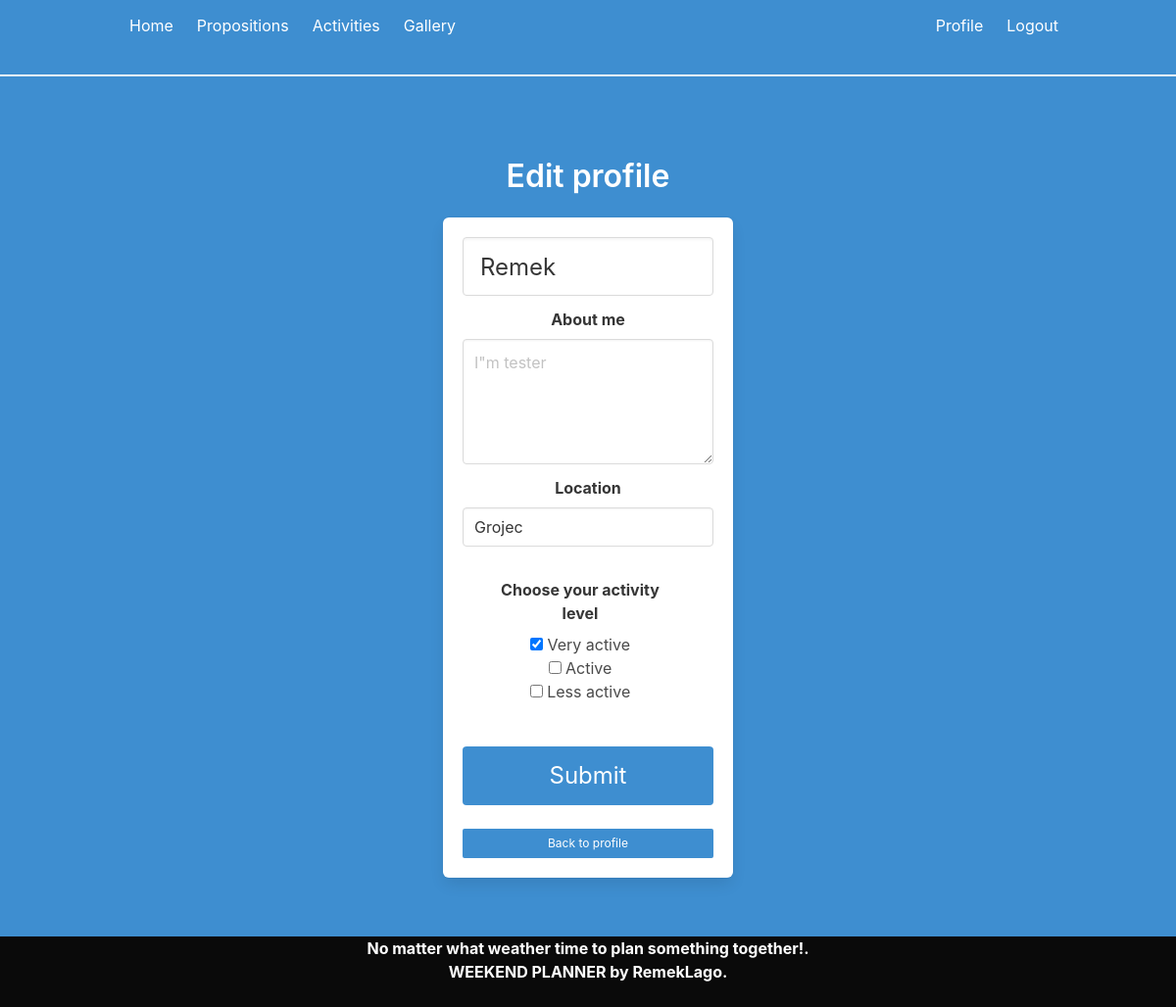
The page /edit_profile (signed in) on the database as committed earlier.
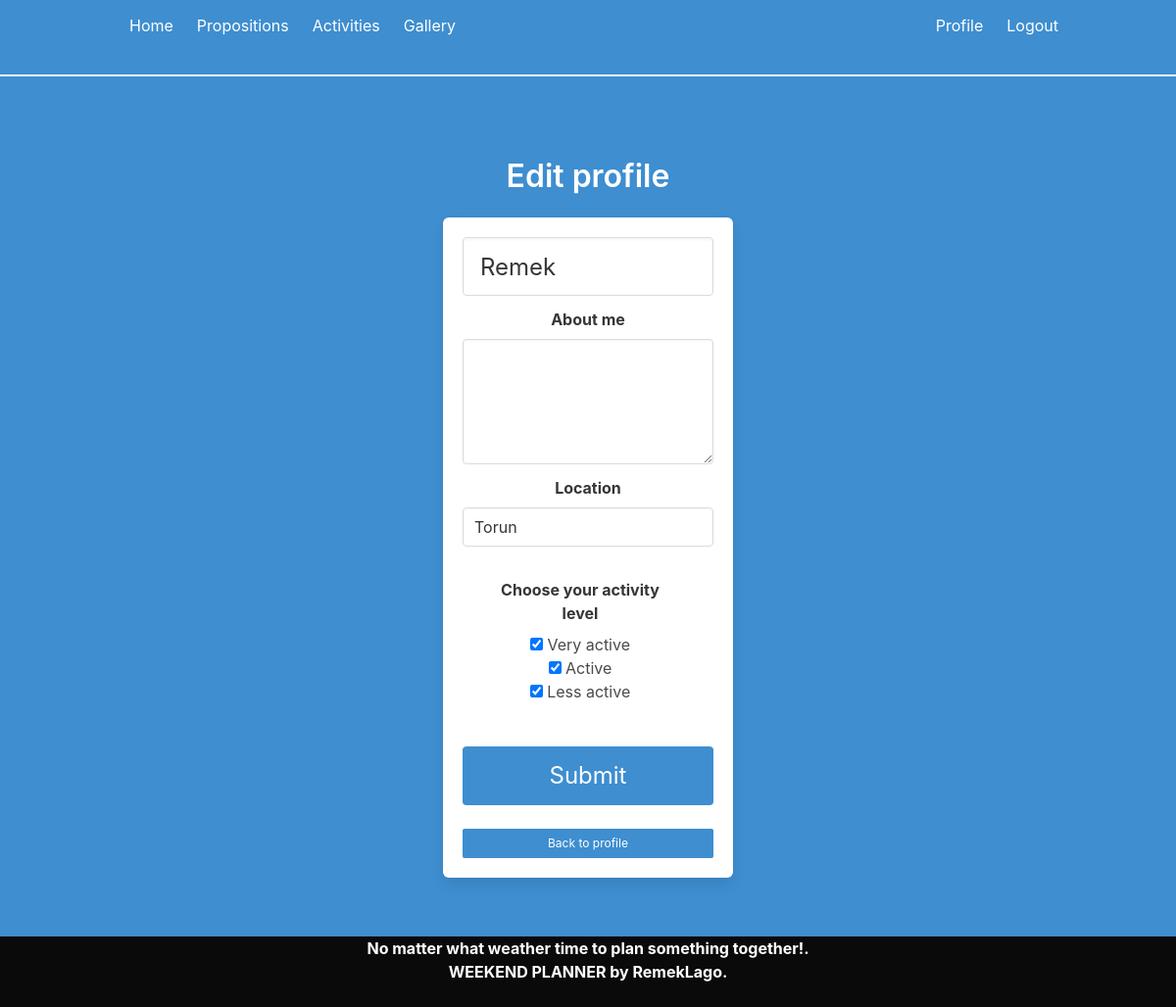
The same page on the database as committed later.
### app/models.py (models this page shows, shortened)
class User(UserMixin, db.Model):
    id = db.Column(db.Integer, primary_key=True)
    username = db.Column(db.String(64), index=True, unique=True)
    email = db.Column(db.String(120), index=True, unique=True)
    password_hash = db.Column(db.String(128))
    about_me = db.Column(db.String(500))
    last_seen = db.Column(db.DateTime, default=datetime.utcnow)
    location = db.Column(db.String(100))
    activity_level1 = db.Column(db.Boolean)
    activity_level2 = db.Column(db.Boolean)
    activity_level3 = db.Column(db.Boolean)

### app/routes.py (the view)
@app.route('/edit_profile', methods=['GET', 'POST'])
@login_required
def edit_profile():
    form = EditProfileForm()
    if form.validate_on_submit():
        current_user.username = form.username.data
        current_user.about_me = form.about_me.data
        current_user.location = form.location.data
        current_user.activity_level1 = form.activity_level1.data
        current_user.activity_level2 = form.activity_level2.data
        current_user.activity_level3 = form.activity_level3.data
        city = CityTable(
        city_name = form.location.data
        )
        if not CityTable.query.filter(CityTable.city_name==city.city_name).all():
            db.session.add(city)
            db.session.commit()
            take_weather_date = weather_one_city_input(city.city_name)
        db.session.commit()
        flash('Your changes have been saved.')
        return redirect(url_for('user', username=current_user.username))
    elif request.method == 'GET':
        form.username.data = current_user.username
        form.about_me.data = current_user.about_me
        form.location.data = current_user.location
        form.activity_level1.data = current_user.activity_level1
        form.activity_level2.data = current_user.activity_level2
        form.activity_level3.data = current_user.activity_level3
    return render_template('edit_profile.html', title='Edit Profile',
        form=form)

### app/forms.py
class EditProfileForm(FlaskForm):
    username = StringField('Username', validators=[DataRequired()])
    about_me = TextAreaField('About me', validators=[Length(min=0, max=500)])
    location = TextAreaField('Location', validators=[Length(min=1, max=100)])
    activity_level1 = BooleanField('activity_lavel1')
    activity_level2 = BooleanField('activity_lavel2')
    activity_level3 = BooleanField('activity_lavel3')
    submit = SubmitField('Submit')

### app/models.py (called while the page is built)
@login.user_loader
def load_user(id):
    return User.query.get(int(id))

### app/routes.py (called while the page is built)
@app.before_request
def before_request():
    if current_user.is_authenticated:
        current_user.last_seen = datetime.utcnow()
        db.session.commit()

### app/templates/edit_profile.html (shortened to what this page needs)
{% extends "base.html" %}
{% block content %}
<div class="column is-4 is-offset-4">
    <h3 class="title">Edit profile</h3>
    <div class="box is-info">
        <form action="" method="post">
            <div class="field">
                <div class="control">
                    <input class="input is-large" type="text" name="username" placeholder="Text input" value="{{ current_user.username }}">
                </div>
            </div>
            <div class="field">
                <label class="label">About me</label>
                <div class="control">
                    <div class="control">
                        <textarea class="textarea" placeholder="{{ current_user.about_me }}" name="about_me" value="{{ current_user.about_me }}"></textarea>
                    </div>
                </div>
            </div>
            <div class="field">
                <label class="label">Location</label>
                <div class="control">
                    <div class="control">
                        <input class="input" type="text" placeholder="{{ current_user.location }}" name="location" value="{{ current_user.location }}">
                    </div>
                </div>
            </div>
            <div class="notification has has-background-white">
                <label class="label">Choose your activity level</label>
                <div class="control">
                    {% if current_user.activity_level1==True %}
                    <p><label class="checkbox">
                            <input type="checkbox" id="activity_level1" name="activity_level1" checked></input>
                            Very active
                        </label></p>
                    {% else %}
                    <p><label class="checkbox">
                            <input type="checkbox" id="activity_level1" name="activity_level1" ></input>
                            Very active
                        </label></p>
                    {% endif %}
                    {% if current_user.activity_level2==True %}
                    <p><label class="checkbox">
                            <input type="checkbox" id="activity_level2" name="activity_level2" checked></input>
                            Active
                        </label></p>
                    {% else %}
                    <p><label class="checkbox">
                            <input type="checkbox" id="activity_level2" name="activity_level2"></input>
                            Active
                        </label></p>
                    {% endif %}
                    {% if current_user.activity_level3==True %}
                    <p><label class="checkbox">
                            <input type="checkbox" id="activity_level3" name="activity_level3" checked></input>
                            Less active
                        </label></p>
                        {% else %}
                    <p><label class="checkbox">
                            <input type="checkbox" id="activity_level3" name="activity_level3"></input>
                            Less active
                        </label></p>
                    {% endif %}
                </div>
            </div>
            <button class="button is-block is-info is-large is-fullwidth">Submit
            </button>
        </form>
        <br>
        <a href="{{ url_for('user', username=current_user.username) }}">
            <button class="button is-block is-info is-small is-fullwidth">Back to profile</button>
        </a>
    </div>
</div>
{% endblock %}

Rows that differ between the two databases and show on the page:
changed User "Remek": about_me "I\"m tester" → (not shown); location "Grojec" → "Torun"; activity_level2 False → True (drawn); activity_level3 False → True (drawn)
Other text that changed with them:
form field activity_level2: (not shown) → "☑"
form field activity_level3: (not shown) → "☑"
form field activity_level2: "☐" → (not shown)
form field activity_level3: "☐" → (not shown)
